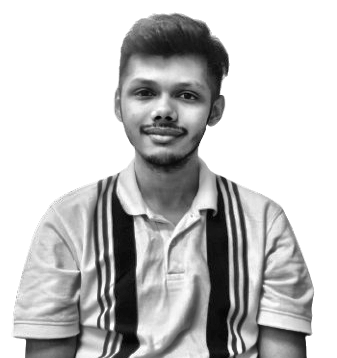
#> input picture source-prepped.png, 337 x 358 px, found by its file name
$ python make_ascii_svg.py ../source-prepped.png
#> lines starting #> are read from the running program, lines starting #| are printed output that depends on the picture
#!/usr/bin/env python3
"""Convert source-prepped.png into a self-typing monochrome ASCII SVG.

Each row wipes in left-to-right with a block cursor riding the edge,
staggered top to bottom. SMIL only — GitHub plays it inside <img>.

Usage: python scripts/make_ascii_svg.py [--cols 100]
Writes bhavya-ascii.svg.
"""
import html
import sys

import numpy as np
from PIL import Image

RAMP = " .`:-=+*cs#%@"  # bright (sparse) -> dark (dense); leading space = blank bg
COLS = 100
CHAR_W = 7.2  # px per glyph at font-size 12 monospace
CHAR_H = 12.6
FG = "#c9d1d9"
BG = "#0d1117"
ROW_WIPE = 0.55  # seconds each row takes to print
ROW_STAGGER = 0.075  # delay between row starts


def main() -> None:
    cols = COLS
    if "--cols" in sys.argv:
        cols = int(sys.argv[sys.argv.index("--cols") + 1])

    img = Image.open("source-prepped.png").convert("L")
#> img is the input picture: PIL image 337x358 L; min 3, max 255, mean 195.1
    # A monospace cell is ~1.75x taller than wide; correct the aspect
    rows = max(1, round(img.height / img.width * cols * (CHAR_W / CHAR_H)))
#> rows = 61
    small = np.array(img.resize((cols, rows), Image.LANCZOS), dtype=np.float64)
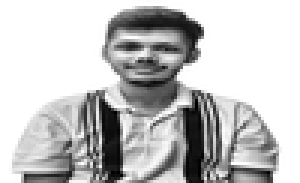
#> small: shape (61, 100) float64 (shown 3 times larger); min 0, max 255, mean 195

    idx = ((255 - small) / 255 * (len(RAMP) - 1)).round().astype(int)
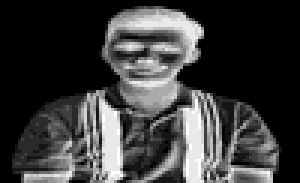
#> idx: shape (61, 100) int64 (shown 3 times larger); min 0, max 12, mean 2.82; drawn with min black and max white
    lines = ["".join(RAMP[i] for i in r).rstrip() for r in idx]

    w = round(cols * CHAR_W + 24)
    h = round(rows * CHAR_H + 24)
#> h = 793

    parts = [
        f'<svg xmlns="http://www.w3.org/2000/svg" width="{w}" height="{h}" '
        f'viewBox="0 0 {w} {h}" font-family="ui-monospace,SFMono-Regular,Menlo,Consolas,monospace" '
        f'font-size="12">',
        f'<rect width="{w}" height="{h}" rx="8" fill="{BG}"/>',
        "<defs>",
    ]
    for i in range(len(lines)):
        begin = i * ROW_STAGGER
        parts.append(
            f'<clipPath id="r{i}"><rect x="0" y="0" width="0" height="{CHAR_H + 2:.1f}">'
            f'<animate attributeName="width" from="0" to="{w}" begin="{begin:.2f}s" '
            f'dur="{ROW_WIPE}s" fill="freeze"/></rect></clipPath>'
        )
#> this loop made 61 passes
#> begin on passes 1 to 12: 0, 0.075, 0.15, 0.225, 0.3, 0.375, 0.45, 0.525, 0.6, 0.675, 0.75, 0.825
#> after the loop, parts = 64 items
    parts.append("</defs>")

    for i, line in enumerate(lines):
        if not line:
            continue
        y = 12 + (i + 1) * CHAR_H - 3
        begin = i * ROW_STAGGER
        parts.append(
            f'<g clip-path="url(#r{i})" transform="translate(12 {y - CHAR_H + 3:.1f})">'
            f'<text x="0" y="{CHAR_H - 3:.1f}" xml:space="preserve" fill="{FG}" '
            f'textLength="{len(line) * CHAR_W:.1f}">{html.escape(line)}</text></g>'
        )
        # Block cursor riding the wipe edge of this row
        parts.append(
            f'<rect x="0" y="{y - CHAR_H + 4:.1f}" width="{CHAR_W:.1f}" height="{CHAR_H:.1f}" '
            f'fill="{FG}" opacity="0">'
            f'<set attributeName="opacity" to="0.9" begin="{begin:.2f}s"/>'
            f'<animate attributeName="x" from="12" to="{w - 14}" begin="{begin:.2f}s" '
            f'dur="{ROW_WIPE}s" fill="freeze"/>'
            f'<set attributeName="opacity" to="0" begin="{begin + ROW_WIPE:.2f}s"/></rect>'
        )
#> this loop made 61 passes
#> (y, begin) on passes 3 to 14: (46.8, 0.15), (59.4, 0.225), (72, 0.3), (84.6, 0.375), (97.2, 0.45), (109.8, 0.525), (122.4, 0.6), (135, 0.675), (147.6, 0.75), (160.2, 0.825), (172.8, 0.9), (185.4, 0.975)
#> line on passes 1 to 2: '', ''
#> after the loop, parts = 183 items

    parts.append("</svg>")
    out = "\n".join(parts)
    with open("bhavya-ascii.svg", "w") as f:
        f.write(out)
    print(f"wrote bhavya-ascii.svg ({cols}x{rows} chars, {len(out) // 1024} KiB)")
#| wrote bhavya-ascii.svg (100x61 chars, 38 KiB)


if __name__ == "__main__":
    main()
